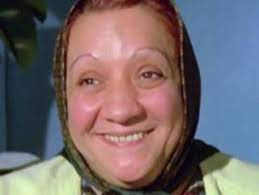
#> input picture Ders-7/adileNasit.jpg, 259 x 195 px
$ python resimAynalamaUzatmaTekrarSarma.py
#> lines starting #> are read from the running program, lines starting #| are printed output that depends on the picture
import cv2
import numpy as np

resim = cv2.imread("adileNasit.jpg")
#> resim is the input picture: shape (195, 259, 3); mean B, G, R 107.3, 104.6, 116.1

aynalama = cv2.copyMakeBorder(resim, 75, 75, 125, 125, cv2.BORDER_REFLECT)
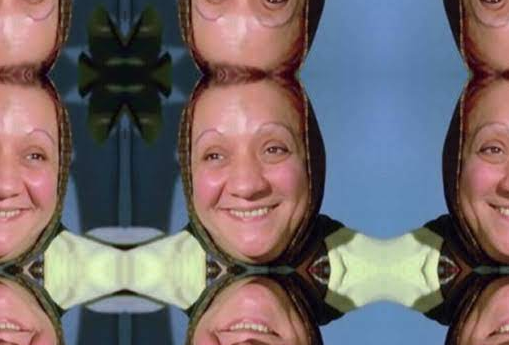
#> aynalama: shape (345, 509, 3); mean B, G, R 107, 105.1, 115
#resmi aynalar. resim adı, boyutları, istediğimiz özellik

uzatma = cv2.copyMakeBorder(resim, 120, 120, 120, 120, cv2.BORDER_REPLICATE)
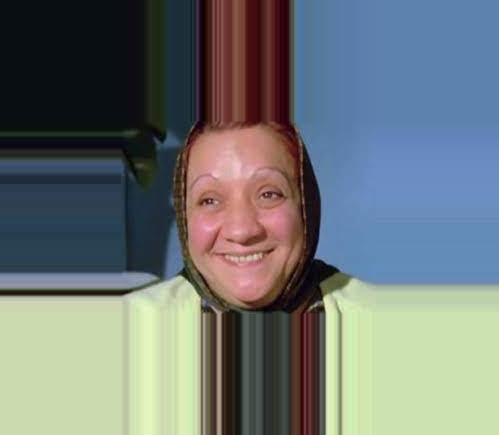
#> uzatma: shape (435, 499, 3); mean B, G, R 117.9, 117.9, 109.7
#resmi uzatır

tekrarlama = cv2.copyMakeBorder(resim, 300, 300, 300, 300, cv2.BORDER_WRAP)
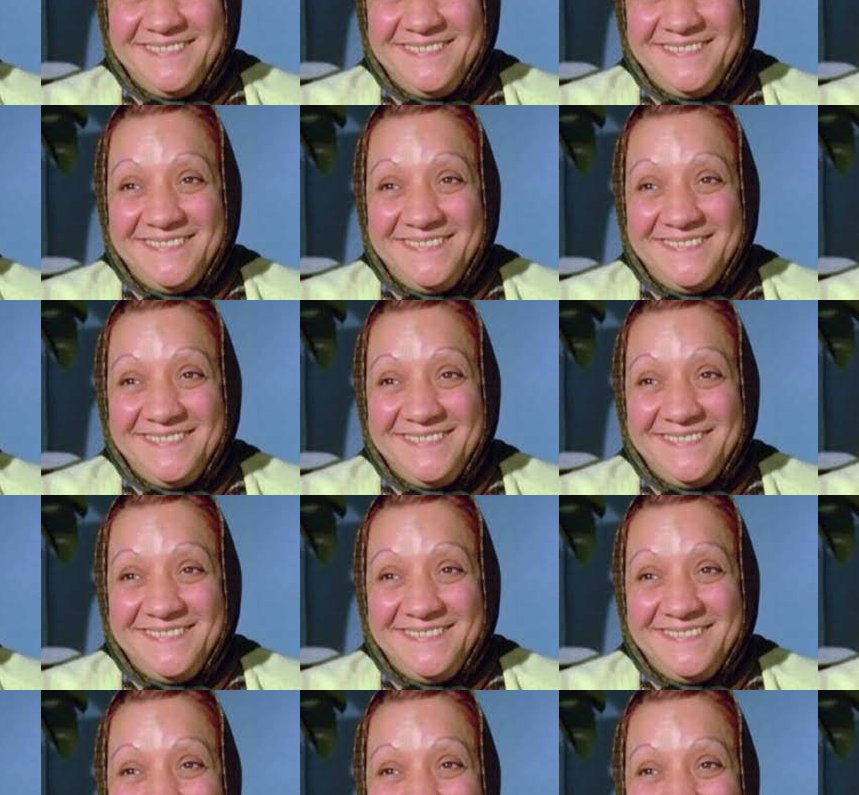
#> tekrarlama: shape (795, 859, 3); mean B, G, R 109, 104.9, 113.3
#resmi tekrarlar

sarma = cv2.copyMakeBorder(resim, 50, 50, 50, 50, cv2.BORDER_CONSTANT, value = (0,0,255))
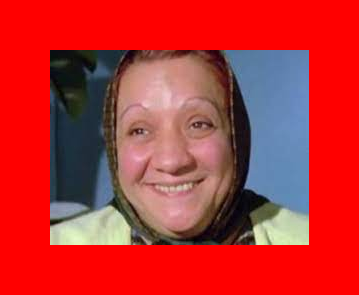
#> sarma: shape (295, 359, 3); mean B, G, R 51.2, 49.9, 188.7
#resmi sarar

cv2.imshow("Adile Nasit Aynalama", aynalama)

cv2.imshow("Adile Nasit Uzatma", uzatma)

cv2.imshow("Adile Nasit Tekrarlama", tekrarlama)

cv2.imshow("Adile Nasit Sarma", sarma)


cv2.waitKey(0)
cv2.destroyAllWindows()
